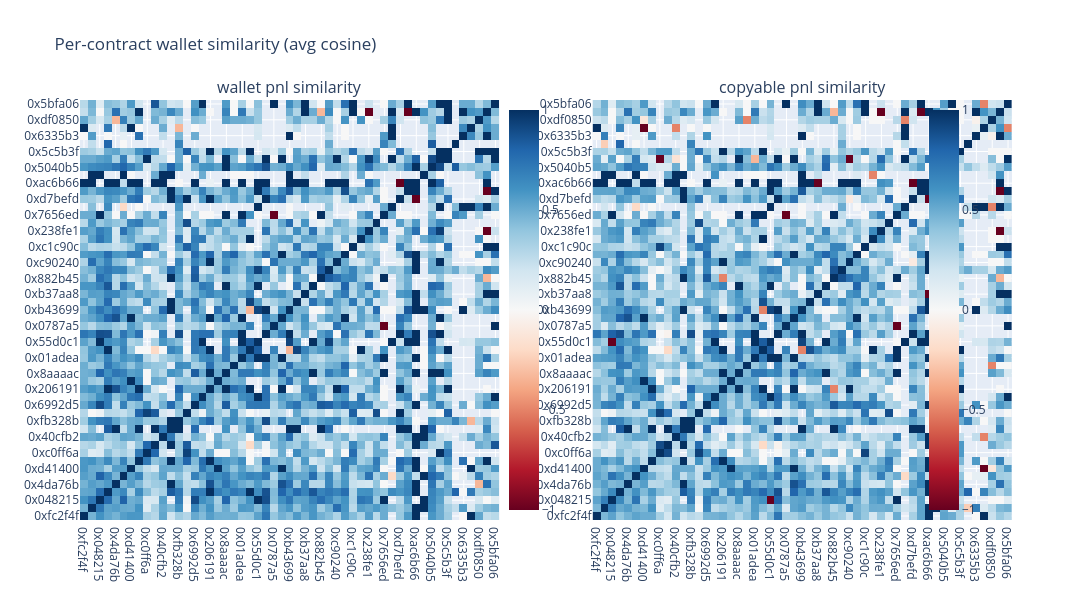

The notebook cell saved with this chart:
### Code cell
import plotly.graph_objects as go
from plotly.subplots import make_subplots

short = [w[:8] for w in copyable_wallets]
fig = make_subplots(rows=1, cols=2, subplot_titles=('wallet pnl similarity', 'copyable pnl similarity'))
for col, sim in [(1, sim_pnl), (2, sim_cpn)]:
    fig.add_trace(go.Heatmap(
        z=sim, x=short, y=short, zmin=-1, zmax=1,
        colorscale='RdBu', colorbar=dict(x=0.45 * col),
    ), row=1, col=col)
fig.update_layout(width=1200, height=600, title='Per-contract wallet similarity (avg cosine)')
fig.show()

### Figure 1 — Plotly figure (JSON) as saved in the notebook; plotly's stock layout.template omitted (floating-point values rounded to 4 significant figures; data arrays with more than 128 entries replaced by an {"elided": "..."} marker saying what was removed)
{"data": [{"colorbar": {"x": 0.45}, "colorscale": [[0, "rgb(103,0,31)"], [0.1, "rgb(178,24,43)"], [0.2, "rgb(214,96,77)"], [0.3, "rgb(244,165,130)"], [0.4, "rgb(253,219,199)"], [0.5, "rgb(247,247,247)"], [0.6, "rgb(209,229,240)"], [0.7, "rgb(146,197,222)"], [0.8, "rgb(67,147,195)"], [0.9, "rgb(33,102,172)"], [1, "rgb(5,48,97)"]], "type": "heatmap", "x": ["0xfc2f4f", "0x9ad091", "0x048215", "0xcf6a71", "0x4da76b", "0x682c92", "0xd41400", "0x641b56", "0xc0ff6a", "0xaf2383", "0x40cfb2", "0xd721ee", "0xfb328b", "0x09a5d3", "0x6992d5", "0x233bac", "0x206191", "0xa9f2d6", "0x8aaaac", "0x935213", "0x01adea", "0xd35694", "0x55d0c1", "0xaacbc9", "0x0787a5", "0xd20b71", "0xb43699", "0x7a90bf", "0xb37aa8", "0x1c853e", "0x882b45", "0x6bc74c", "0xc90240", "0x5874f1", "0xc1c90c", "0x6725d5", "0x238fe1", "0x60a82a", "0x7656ed", "0x285324", "0xd7befd", "0x337394", "0xac6b66", "0x820012", "0x5040b5", "0x9ffaa9", "0x5c5b3f", "0x27b820", "0x6335b3", "0xe8a755", "0xdf0850", "0xba68b8", "0x5bfa06"], "xaxis": "x", "y": ["0xfc2f4f", "0x9ad091", "0x048215", "0xcf6a71", "0x4da76b", "0x682c92", "0xd41400", "0x641b56", "0xc0ff6a", "0xaf2383", "0x40cfb2", "0xd721ee", "0xfb328b", "0x09a5d3", "0x6992d5", "0x233bac", "0x206191", "0xa9f2d6", "0x8aaaac", "0x935213", "0x01adea", "0xd35694", "0x55d0c1", "0xaacbc9", "0x0787a5", "0xd20b71", "0xb43699", "0x7a90bf", "0xb37aa8", "0x1c853e", "0x882b45", "0x6bc74c", "0xc90240", "0x5874f1", "0xc1c90c", "0x6725d5", "0x238fe1", "0x60a82a", "0x7656ed", "0x285324", "0xd7befd", "0x337394", "0xac6b66", "0x820012", "0x5040b5", "0x9ffaa9", "0x5c5b3f", "0x27b820", "0x6335b3", "0xe8a755", "0xdf0850", "0xba68b8", "0x5bfa06"], "yaxis": "y", "z": {"elided": "53x53 float values"}, "zmax": 1, "zmin": -1}, {"colorbar": {"x": 0.9}, "colorscale": [[0, "rgb(103,0,31)"], [0.1, "rgb(178,24,43)"], [0.2, "rgb(214,96,77)"], [0.3, "rgb(244,165,130)"], [0.4, "rgb(253,219,199)"], [0.5, "rgb(247,247,247)"], [0.6, "rgb(209,229,240)"], [0.7, "rgb(146,197,222)"], [0.8, "rgb(67,147,195)"], [0.9, "rgb(33,102,172)"], [1, "rgb(5,48,97)"]], "type": "heatmap", "x": ["0xfc2f4f", "0x9ad091", "0x048215", "0xcf6a71", "0x4da76b", "0x682c92", "0xd41400", "0x641b56", "0xc0ff6a", "0xaf2383", "0x40cfb2", "0xd721ee", "0xfb328b", "0x09a5d3", "0x6992d5", "0x233bac", "0x206191", "0xa9f2d6", "0x8aaaac", "0x935213", "0x01adea", "0xd35694", "0x55d0c1", "0xaacbc9", "0x0787a5", "0xd20b71", "0xb43699", "0x7a90bf", "0xb37aa8", "0x1c853e", "0x882b45", "0x6bc74c", "0xc90240", "0x5874f1", "0xc1c90c", "0x6725d5", "0x238fe1", "0x60a82a", "0x7656ed", "0x285324", "0xd7befd", "0x337394", "0xac6b66", "0x820012", "0x5040b5", "0x9ffaa9", "0x5c5b3f", "0x27b820", "0x6335b3", "0xe8a755", "0xdf0850", "0xba68b8", "0x5bfa06"], "xaxis": "x2", "y": ["0xfc2f4f", "0x9ad091", "0x048215", "0xcf6a71", "0x4da76b", "0x682c92", "0xd41400", "0x641b56", "0xc0ff6a", "0xaf2383", "0x40cfb2", "0xd721ee", "0xfb328b", "0x09a5d3", "0x6992d5", "0x233bac", "0x206191", "0xa9f2d6", "0x8aaaac", "0x935213", "0x01adea", "0xd35694", "0x55d0c1", "0xaacbc9", "0x0787a5", "0xd20b71", "0xb43699", "0x7a90bf", "0xb37aa8", "0x1c853e", "0x882b45", "0x6bc74c", "0xc90240", "0x5874f1", "0xc1c90c", "0x6725d5", "0x238fe1", "0x60a82a", "0x7656ed", "0x285324", "0xd7befd", "0x337394", "0xac6b66", "0x820012", "0x5040b5", "0x9ffaa9", "0x5c5b3f", "0x27b820", "0x6335b3", "0xe8a755", "0xdf0850", "0xba68b8", "0x5bfa06"], "yaxis": "y2", "z": {"elided": "53x53 float values"}, "zmax": 1, "zmin": -1}], "layout": {"annotations": [{"font": {"size": 16}, "showarrow": false, "text": "wallet pnl similarity", "x": 0.225, "xanchor": "center", "xref": "paper", "y": 1, "yanchor": "bottom", "yref": "paper"}, {"font": {"size": 16}, "showarrow": false, "text": "copyable pnl similarity", "x": 0.775, "xanchor": "center", "xref": "paper", "y": 1, "yanchor": "bottom", "yref": "paper"}], "height": 600, "title": {"text": "Per-contract wallet similarity (avg cosine)"}, "width": 1200, "xaxis": {"anchor": "y", "domain": [0, 0.45]}, "xaxis2": {"anchor": "y2", "domain": [0.55, 1]}, "yaxis": {"anchor": "x", "domain": [0, 1]}, "yaxis2": {"anchor": "x2", "domain": [0, 1]}}}
